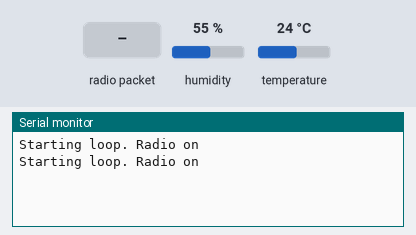
This sketch was run on a simulated Arduino Uno, built with avr-gcc and run on an emulated ATmega328P. Parts: the last lines printed to the serial monitor. The test bench sets the inputs (shaded band); at power-on: humidity 55 %, temperature 24 °C. No radio packets arrive unless stated.

Above: at 1.8 s.
1.9 s: radio packet "GETSTEMP" arrives
At 2.9 s:
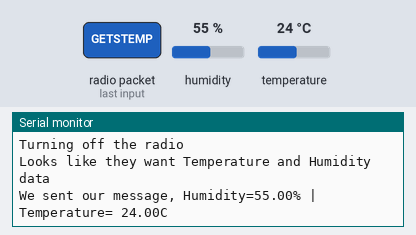
3.5 s: radio packet "1" arrives
At 4.7 s:
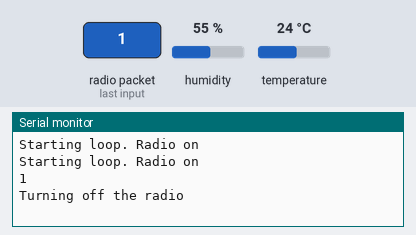

The sketch:

Arduino_Sender_DHT22.ino
```cpp
#include <RF24.h>
#include <RF24_config.h>
#include <nRF24L01.h>
#include <printf.h>
#include <SPI.h>
#include <DHT.h>
#include <DHT_U.h>

#define DHTPIN 2
#define DHTTYPE DHT22

DHT dht(DHTPIN, DHTTYPE);

// CE and CSN pins
RF24 radio(8, 7);

void setup(void) {
  while (!Serial);
  Serial.begin(9600);

  radio.begin();
  radio.setPALevel(RF24_PA_MAX);
  radio.setChannel(0x76);

  // Open pipes for writing and reading
  radio.openWritingPipe(0xF0F0F0F0E1LL);
  const uint64_t pipe = 0xE8E8F0F0E1LL;
  radio.openReadingPipe(1, pipe);

  radio.enableDynamicPayloads();
  radio.powerUp();
  dht.begin(); // Initialize sensor
}

void loop(void) {
  radio.startListening();
  Serial.println("Starting loop. Radio on");

  char receivedMessage[32] = {0};

  if (radio.available()) {
    radio.read(receivedMessage, sizeof(receivedMessage));
    Serial.println(receivedMessage);
    Serial.println("Turning off the radio");
    radio.stopListening();

    String stringMessage(receivedMessage);

    if (stringMessage == "GETSTEMP") {
      Serial.println("Looks like they want Temperature and Humidity data");

      char Humi[7];
      float humi = dht.readHumidity();
      dtostrf(humi, 3, 2, Humi);

      char Temp[5];
      float tempC = dht.readTemperature();
      dtostrf(tempC, 2, 2, Temp);

      char text[32];
      char hum[] = "Humidity= ";
      char T[] = "% Temp= ";

      String combinedStr;
      combinedStr = hum;
      combinedStr += Humi;
      combinedStr += T;
      combinedStr += Temp;
      combinedStr.toCharArray(text, sizeof(text));

      radio.write(text, sizeof(text));

      Serial.print("\nWe sent our message, Humidity=");
      Serial.print(humi);
      Serial.print("% | Temperature= ");
      Serial.print(tempC);
      Serial.println("C");
    } else {
      char msg[] = "No matching command received";
      radio.write(msg, sizeof(msg));
    }
  }
  delay(1000);
}
```

Measured:
- after the input at 1.9 s, the serial monitor: prints a new line after 0.13 s (image 1)
- after the input at 3.5 s, the serial monitor: prints a new line after 0.64 s (image 2)
